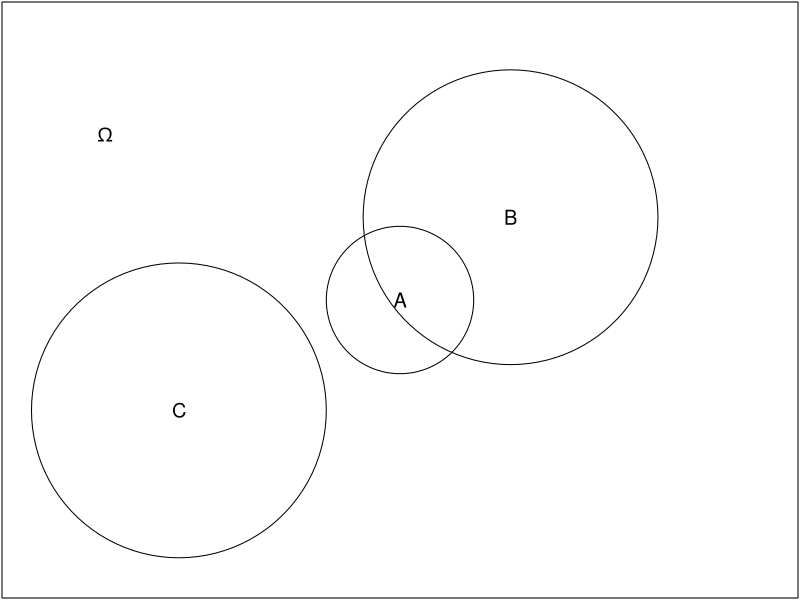

Reproduce this figure in R. (Note: this script raises an error after producing the figure.)
## ---- chunk 1
#| out.width: "95%"
#| echo: FALSE
  
library(plotrix)
par(mar=c(0.1,0.1,0.1,0.1))
plot(c(0,1),c(0,1),t="n", axes=F, xlab="",ylab="")
draw.circle(0.5,0.5,radius=0.1,col=NA)
draw.circle(0.65,0.65,radius=0.2,col=NA)
draw.circle(0.2,0.3,radius=0.2,col=NA)
box()
text(0.1,0.8,expression(Omega),cex=1.2)
text(0.5,0.5,"A",cex=1.2)
text(0.65,0.65,"B",cex=1.2)
text(0.2,0.3,"C",cex=1.2)
## ---- chunk 2
knitr::include_graphics("images/partitionrind.jpg")
## ---- chunk 3
plot(c(0,1),c(0,1),t="n",xlab="",ylab="",axes=F)
points(c(0,0.4,0.4),c(0.5,0.2,0.8))
lines(c(0.4,0,0.4),c(0.2,0.5,0.8))
text(0.2,0.7,expression(B))
text(0.35,0.83,0.6)
text(0.35,0.17,0.4)
text(0.2,0.29,expression(bar(B)))
## ---- chunk 4
plot(c(0,1),c(0,1),t="n",xlab="",ylab="",axes=F)
points(c(0,0.4,0.4,0.8,0.8,0.8,0.8),c(0.5,0.2,0.8,0,0.4,0.6,1))
lines(c(0.4,0,0.4),c(0.2,0.5,0.8))
lines(c(0.8,0.4,0.8),c(0,0.2,0.4))
lines(c(0.8,0.4,0.8),c(0.6,0.8,1))
text(0.2,0.7,expression(B))
text(0.2,0.29,expression(bar(B)))
text(0.6,0.04,expression(bar(A)))
text(0.6,0.35,expression(A))
text(0.6,0.65,expression(bar(A)))
text(0.6,0.95,expression(A))
text(c(0.35,0.35,0.75,0.75,0.75,0.75),
     c(0.3,0.7,0.93,0.67,0.33,0.07),
     c(0.4,0.6,0.8,0.2,0.5,0.5))
